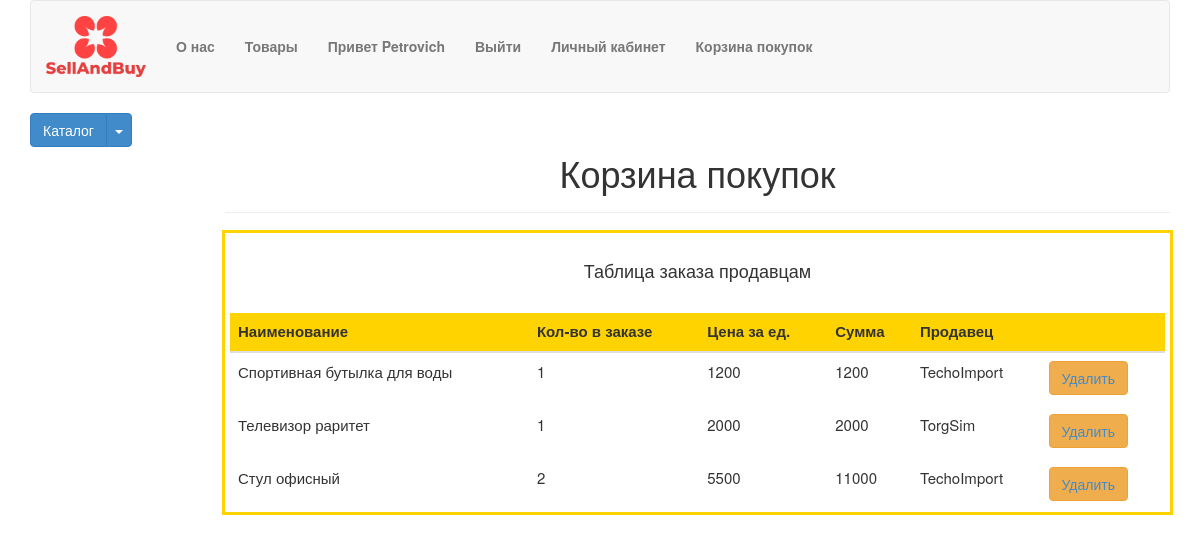
/finalbasket/ (signed in), run on an earlier commit of the app's database.
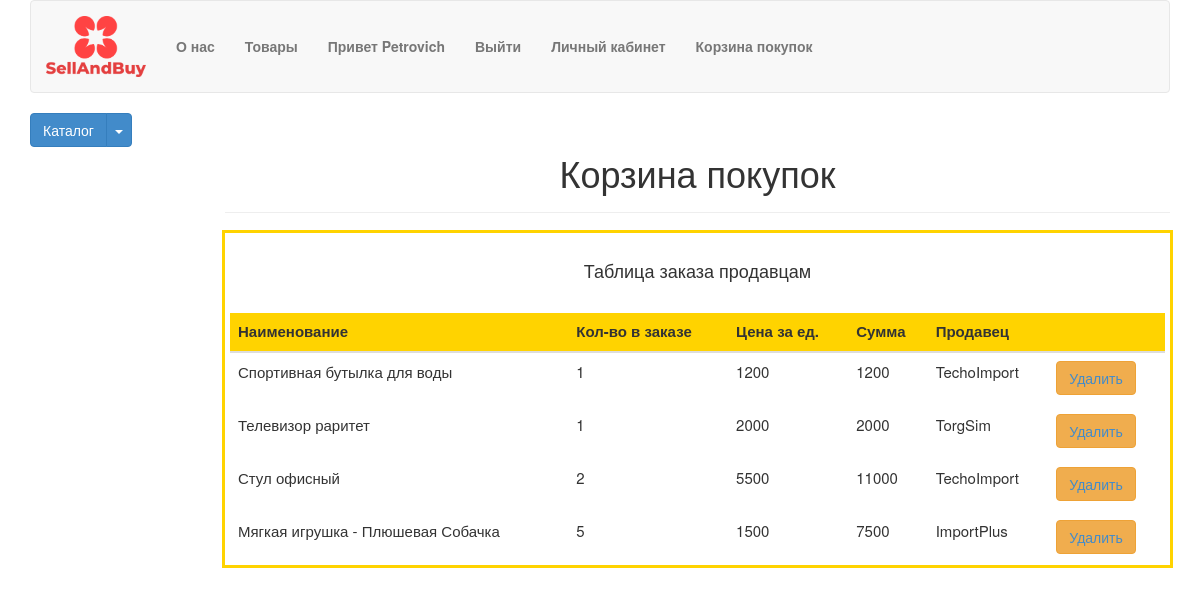
And on a later commit of the database.
### shopPlatform/models.py (models this page shows)
class Basket(models.Model):
    zakazGuman = models.CharField(max_length=100)
    goodsZacaz = models.CharField(max_length=100, verbose_name='Название товара')
    countGoods = models.IntegerField(verbose_name='Кол-во товара')
    priceGoods = models.IntegerField(verbose_name='Цена за ед')
    sellerUser = models.ForeignKey(User,on_delete=models.CASCADE,verbose_name='Продавец товара')
    def __str__(self):
        valSum = self.priceGoods * self.countGoods
        return f'{valSum}'

### shopPlatform/views.py (the view)
# urls.py: path('finalbasket/',FinalBasket.as_view(), name = 'finalBasket'),
class FinalBasket(ListView):
    model = Basket
    template_name = 'shopTemplates/finalBasket.html'
    context_object_name = 'basket'
    def get_context_data(self, **kwargs):
        context = super().get_context_data(**kwargs)
        userName = self.request.user
        context['listCategory'] = CategoryOfGoods.objects.all()
        context['basket'] = Basket.objects.filter(zakazGuman=userName)
        context['title'] = 'Корзина покупок'
        return context

### shopPlatform/models.py (called while the page is built)
    def __str__(self):
        return self.nameOfCategory

    def get_absolute_url(self):
        return reverse('categoryGoods', kwargs={'slug':self.slug})

### templates/shopTemplates/finalBasket.html
{% extends 'base.html' %}
{% block content %}
<div class="row">
	<div class="col-md-12">
		<div class="page-header">
			<h1 class="text-center">Корзина покупок</h1>
		</div>
	</div>
	<div class="col-md-12">
		<div class="flexBasket">
			<table class="table">
				<caption >Таблица заказа продавцам </caption>
				<thead>
				<tr>
					<th>Наименование</th>
					<th>Кол-во в заказе</th>
					<th>Цена за ед.</th>
					<th>Сумма</th>
					<th>Продавец</th>
					<th></th>
				</tr>
				</thead>
				{% for i in basket %}
				<tbody>
					<tr>
					<td>{{ i.goodsZacaz}}</td>
					<td>{{ i.countGoods}}</td>
					<td>{{ i.priceGoods}}</td>
					<td>{{ i }}</td>
					<td>{{ i.sellerUser }}</td>
					<td><button class="btn btn-warning"><a href="delete/{{ i.id }}">Удалить</a></button></td>
					</tr>
				</tbody>
				{% endfor %}
			</table>
		</div>
	</div>
</div>
{% endblock content %}

### templates/base.html (shortened to what this page needs)
{% load static %}
<!DOCTYPE html>
<html lang="en">
<head>
	<link rel="stylesheet" href="{% static 'css/bootstrap.min.css' %}">
	<link rel="stylesheet" href="{% static 'css/style.css' %}">
</head>
<body>
	<div class="container">
		{% block header %}
		<div class="row">
			<div class="col-md-12">
				<div class="navbar navbar-default">
					<div class="container-fluid">
						<div class="navbar-header">
							<a href="{% url 'index' %}" class="navbar-brand"><img src="{% static 'img/logo.png' %}" alt="LOGO" class="logo"></a>
						</div>
						<div class="collapse navbar-collapse" id="nav-content">
							<ul class="nav navbar-nav">
								<li><a href="{% url 'about' %}">О нас</a></li>
								<li><a href="{% url 'listCatalog' %}">Товары</a></li>
								{% if user.is_authenticated %}
								<li><a href="#">Привет {{ user.get_username }}</a></li>
								<li><a href="{% url 'logout' %}">Выйти</a></li>
								<li><a href="{% url 'cabinet' %}">Личный кабинет</a></li>
								{% for group in request.user.groups.all %}
								{% if group.name == 'Покупатели' %}
								<li><a href="{% url 'finalBasket' %}">Корзина покупок</a></li>
								{% endif %}
								{% endfor %}
								{% else %}
								<li><a href="{% url 'register' %}">Регистрация</a></li>
								<li><a href="{% url 'login' %}">Авторизация</a></li>
								{% endif %}
							</ul>
						</div>
					</div>
				</div>
			</div>
		</div>
		{% endblock header %}
		{% block sitebar %}
		<div class="row">
			<div class="col-md-2 col-xs-12 col-sm-12">
				{% block listcatalog %}
				<div class="btn-group">
					<button class="btn btn-primary">Каталог</button>
					<button data-toggle="dropdown" class="btn btn-primary dropdown-toggle"><span class="caret"></span></button>
				</div>
				{% endblock listcatalog %}
			</div>
			<div class="col-md-10 col-xs-12 col-sm-12">
				{% block content %}
				{% endblock content %}
			</div>
		</div>
		{% endblock sitebar %}
	</div>
</body>
</html>

What changed in the data, as far as the page shows it:
added Basket: goodsZacaz "Мягкая игрушка - Плюшевая Собачка", countGoods "5", priceGoods "1500", priceGoods+countGoods "7500", sellerUser "ImportPlus"
